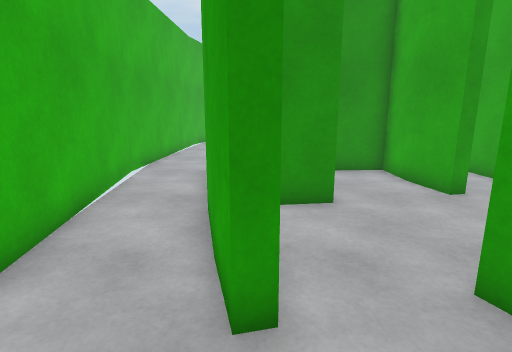
View 1 (above)

24 first-person views from a walk through a 3-D level made in the Unity game engine. The camera is 1.3 m above the floor, tilts 12° down and sees 80° across. The floor is counted in squares, 0.5 m on a side. Each view is taken from the middle of a square. On the plan, view 1 faces up. The plan holds only what a view shows up to about 20 squares ahead; the rest is blank. The place goes on beyond the plan. The player character is not drawn.

View 2
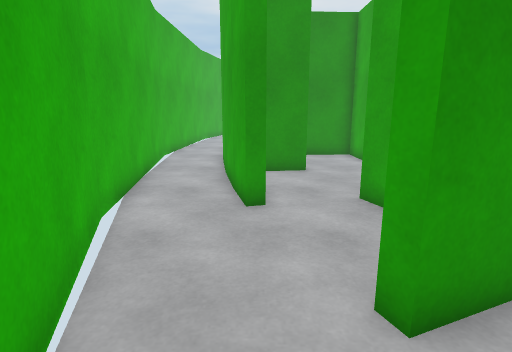

View 3
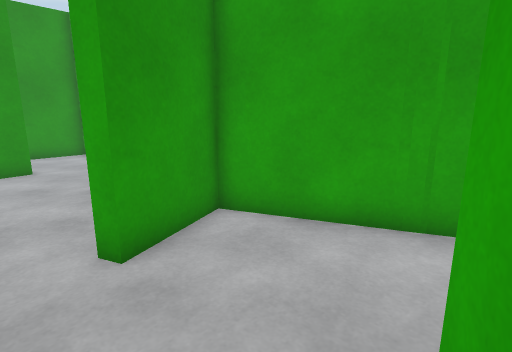

View 4
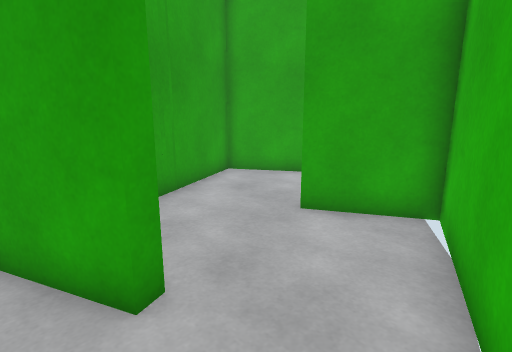

View 5
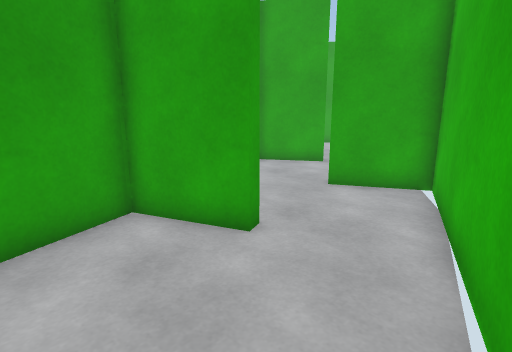

View 6
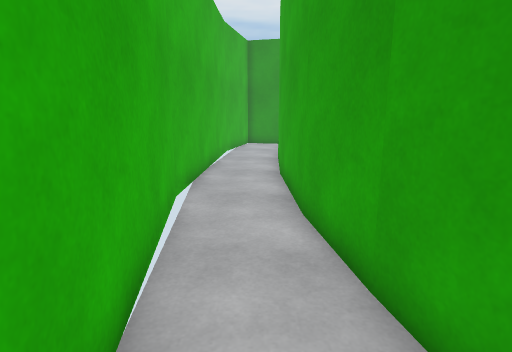

View 7
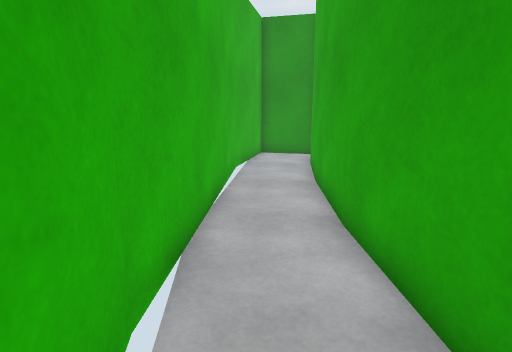

View 8
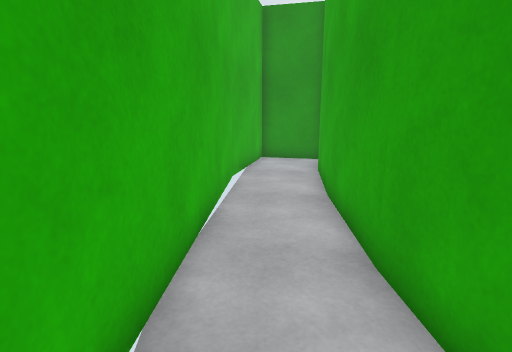

View 9
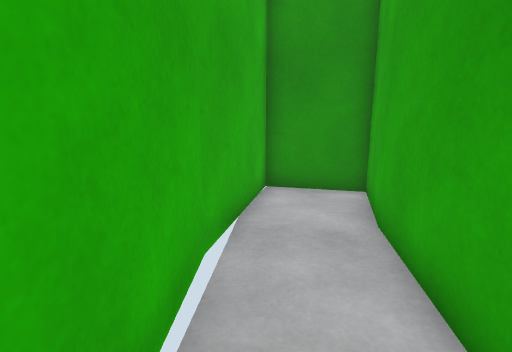

View 10
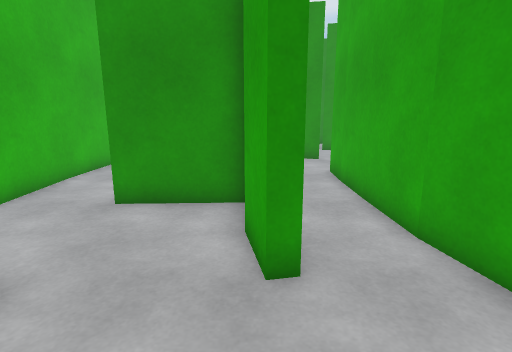

View 11
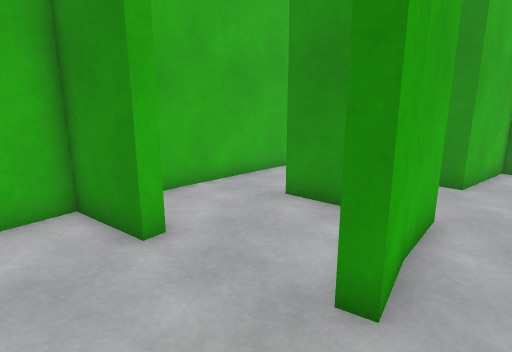

View 12
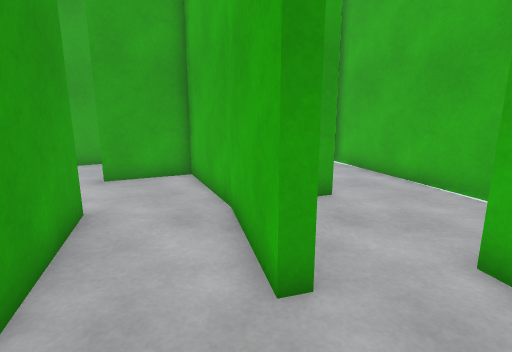

View 13
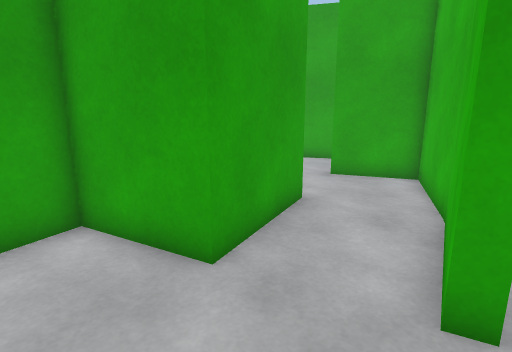

View 14
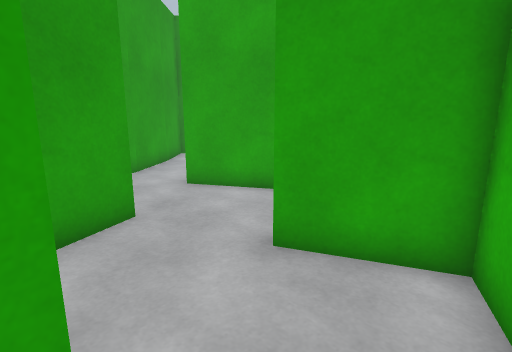

View 15
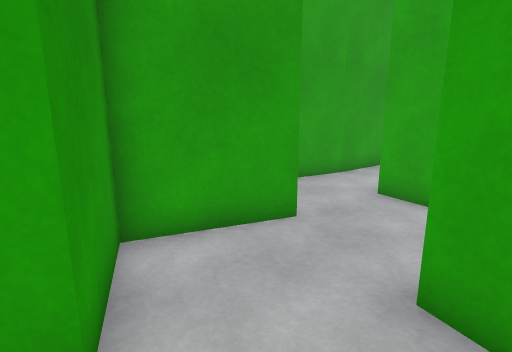

View 16
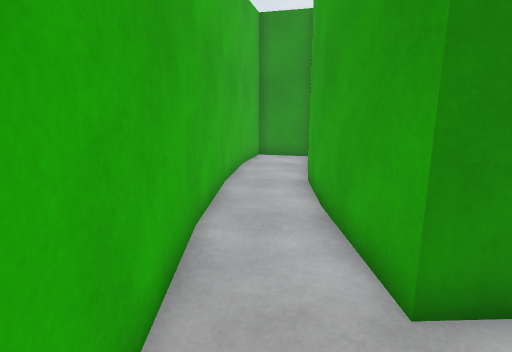

View 17
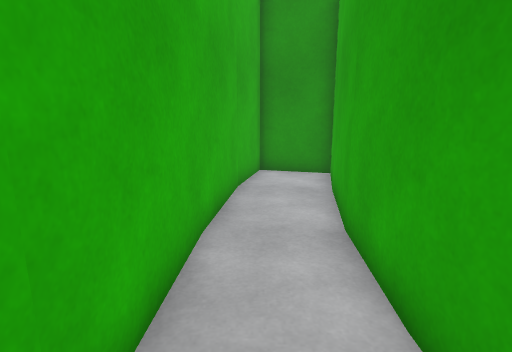

View 18
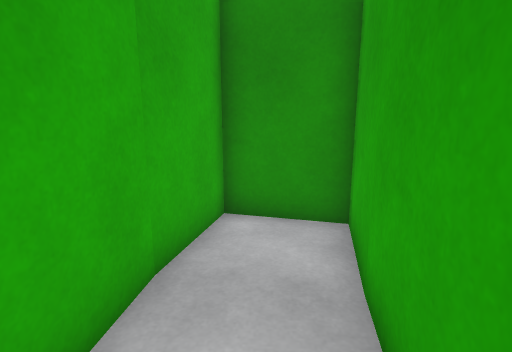

View 19
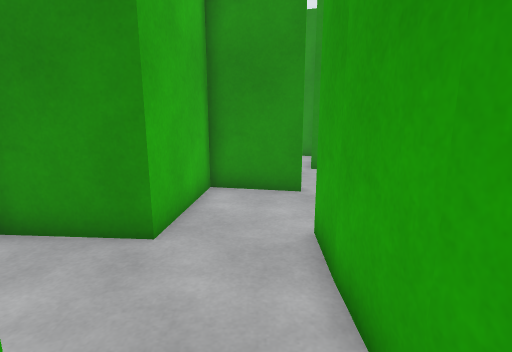

View 20
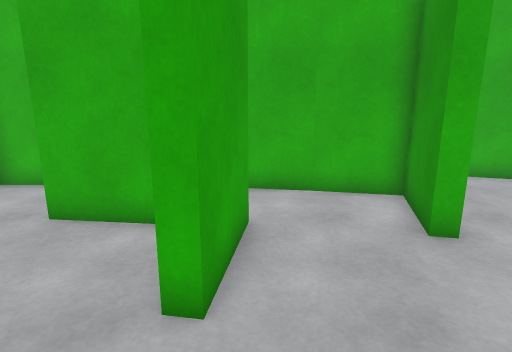

View 21
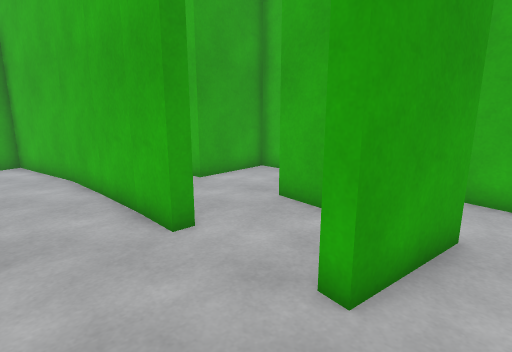

View 22
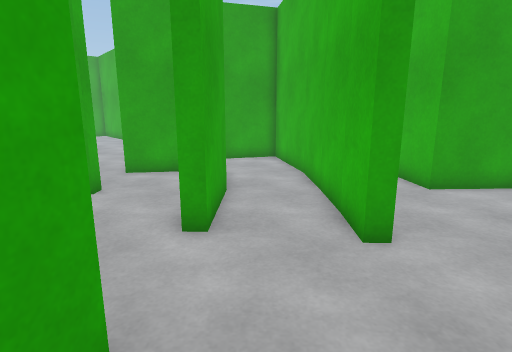

View 23
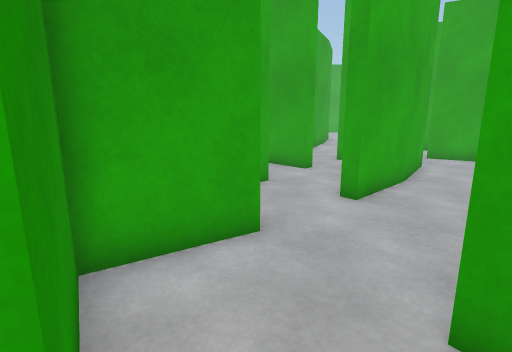

View 24
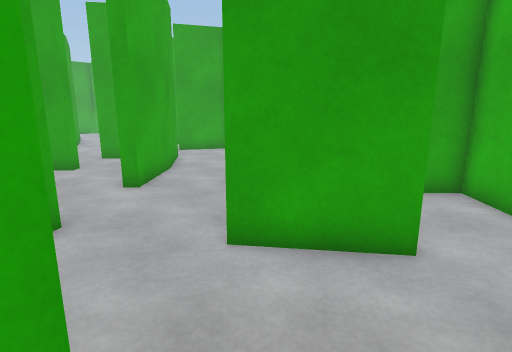

### Floor plan
Points are (right, up) in squares from view 1. A wall is a line through its corners. A room is listed if a view was taken in it or the views show most of it. See-through windows are left out.
Room 1 (views 1, 4, 5, 6, 7, 8, 9)
walls: (-1.8, 11.4) (-2.1, 21.4); (0.1, 3.8) (0.2, 3.3) (-0.4, 3.1) (-2, 11.5); (-1.7, 21.3) (-1.2, 25.7); (1.6, -1.4) (4.7, -0.1) (3.1, 4); (-4.9, 24.3) (-5.5, 13.2) (-3.8, 2.2) (-2.3, -2); (-1.2, 25.5) (-0.4, 28.7) (-3.6, 29.6) (-5, 24.1)
ways out: opening at (0, -1) to room 2; opening at (1.5, 4) to room 3
Room 2 (views 2, 3)
walls: (5.6, -10.8) (8.7, -9) (4.9, -0.6) (1.8, -1.9) (1.6, -1.4); (-2.3, -2) (-0.2, -8.1) (2.8, -6.5)
ways out: opening at (0, -1) to room 1
Room 3 (views 10, 11, 12, 13, 14, 15, 19)
walls: (4.7, -0.1) (6.7, -4.6) (9.8, -3.2); (3.1, 4) (3.7, 4.2) (4.7, 0); (9.8, 9.1) (9.4, 11); (2.1, 9.1) (2.2, 8.5) (-0.8, 8.1) (-0.5, 6.6); (13.4, -2.1) (11.7, 1.7) (8.4, 0.6) (7, 5.1) (10.6, 6.1) (10.1, 7.6); (9.3, 11) (9.2, 18.3); (5.8, 11.3) (5.7, 13.5) (2, 13.4); (6.3, 11.5) (6.7, 9.5) (6.2, 9.4) (5.8, 11.4); (11.7, -7.2) (15.5, -4.9); (2.3, 15.5) (2.4, 13.8) (6.1, 14) (6.3, 11.3); (19, -4.7) (17.9, -2.7); (5.9, 17.9) (2.6, 18.2); (20.9, -7.2) (18.9, -4.6); (21.5, -7.8) (20.8, -7.1)
ways out: opening at (1.5, 4) to room 1; opening at (2, 11) to room 4; opening at (7.5, 18) to room 8
Room 4 (views 16, 17, 18)
walls: (2, 21.3) (3, 27.8) (0.2, 28.6) (-0.6, 25.5); (-1.6, 21.3) (-1.2, 10.7); (2, 13.4) (1.7, 21.5); (-0.6, 25.6) (-1.2, 21.2)
ways out: opening at (2, 11) to room 3
Room 5 (views 20, 21, 22, 23)
walls: (9.2, 18.3) (9.8, 18.2) (9.7, 14); (13.4, 21.4) (14.2, 24.9) (10.5, 25.9) (10.7, 26.4); (13, 13.9) (13.1, 17.7) (13.7, 17.7); (9.8, 14) (9.9, 11); (7.4, 22.6) (9.6, 22.3) (9.5, 21.8); (9.9, 11.2) (10.9, 6.2) (14.2, 7.2); (13.6, 10.1) (13, 14.1)
ways out: opening at (9, 27) to room 6; opening at (6.5, 25) to room 7; opening at (9, 20) to room 8; opening at (14, 19)
Room 6 (view 24)
walls: (7.1, 27.3) (6.9, 26.8)
ways out: opening at (9, 27) to room 5
Room 7 (no view inside)
walls: (6, 22.8) (7.4, 22.6); (2.5, 20.5) (2.3, 18.5) (3.6, 18.4); (6.9, 26.8) (3.6, 27.7) (2.7, 22.2)
ways out: opening at (6.5, 25) to room 5
Room 8 (no view inside)
walls: (9.5, 21.8) (6.4, 22.4) (5.9, 17.9)
ways out: opening at (7.5, 18) to room 3; opening at (9, 20) to room 5

Positions as (right, up) in squares from view 1, and headings:
1: (0, 0), facing up
2: (0, -5), facing up
3: (0, -7), facing up-right
4: (-2, 0), facing down-right
5: (-3, 3), facing down-right
6: (-3, 4), facing up
7: (-4, 10), facing up
8: (-4, 12), facing up
9: (-4, 19), facing up
10: (6, 5), facing up
11: (8, 6), facing up-left
12: (4, 8), facing down
13: (3, 8), facing down-right
14: (6, 1), facing down-right
15: (6, -1), facing right
16: (0, 10), facing up
17: (0, 15), facing up
18: (1, 21), facing up
19: (8, 12), facing up
20: (13, 23), facing left
21: (13, 24), facing down-left
22: (12, 24), facing down
23: (9, 26), facing down-right
24: (9, 28), facing down
